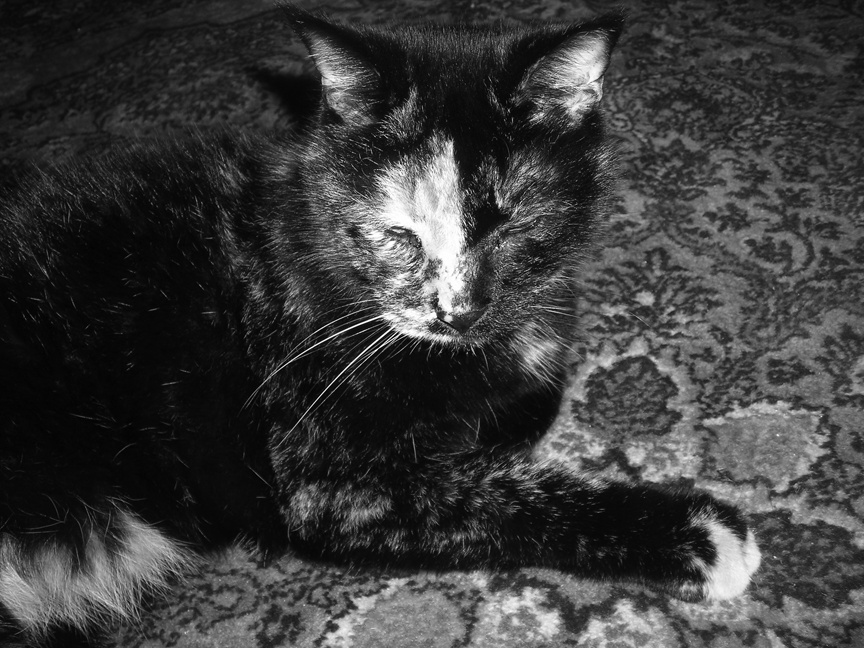
#> input picture python物理建模初学者指南/bwCat.tif, 864 x 648 px, found by its file name; its folder holds only this picture in this run
$ jupyter execute Python-Chapter8.ipynb   (shell and % lines are left out)
#> lines starting #> are read from the running program, lines starting #| are printed output that depends on the picture
# 第八章：第三次上机实验

<h3>本次上机实验的目标是：</h3>
<ul>
<li>探索在各种图像上做局部平均的效果。</li>
    <li>查看如何使用这种平均对图像降噪。</li>
    <li>使用特定的滤波器增强指定的图像特性。</li>
</ul>

## 8.1 卷积

我们在《概率论与数理统计》中学过卷积，两个随机变量和的分布是一个卷积公式. 这里我们来看一下卷积的一些应用

对图像数组$I$使用滤波器数组$F$做二维离散卷积$C$的通用定义是:
    $$C_{i,j}=\sum_{k,l}F_{k,l}I_{i-k,j-l}$$
求和的范围是所有分别指向数组$F$和$I$的合法条目的$k$值和$l$值.

#### 练习8A

(a) 考虑一个小转换，其中数组$F$是一个$1\times1$的矩阵, 唯一的元素是1. 解释为什么在这种情况下数组$C$和$I$是相同的？

答：因为$F$只有一个元素且值为1, 那么$k,l$的取值均为0，$i-k,j-l$的范围就是原来$I$数组的下标范围, 又因为$F$的值为1, 所以$C$和$I$大小和形状相同.

(b) 假定数组$F$的大小是$m\times n$, 数组$I$的大小是$M\times N$. 解释为什么数组$C$的大小是$(M+m-1)\times(N+n-1)$?

答：$C$的大小可以由$i,j$的变化范围确定, $i,j$的最小值均为0，当$k$取到最大值$m-1$时，$i-k$的最大值是$M-1$, $i$的最大值是$M+m-2$, 即$i$的变化范围是[0,$M+m-2$], 一共$M+m-1$个元素, 同理可得$j$的变化范围.

### 8.1.1 Python的图像处理工具

scipy.ndimage是SciPy下面的一共图像函数库, 我们把它导入成sim

sim.convolve是scipy.ndimage中的一个函数，用help可以看到更多的信息

我们来探索一下卷积的应用.

[cell 1]
import scipy.ndimage as sim, numpy as np, matplotlib.pyplot as plt
import matplotlib as mpl
mpl.rcParams['font.sans-serif'] = ['FangSong'] # 指定默认字体
mpl.rcParams['axes.unicode_minus'] = False # 解决保存图像是负号'-'显示为方块的问题

[cell 2]
impulse = np.zeros((51, 51)) #产生一个2维零数组
impulse[25,25] = 1.0         #二维零数组的中间点值设为1
my_filter_small = np.ones((3,3))/9     #设置一共均匀的方形数组，数组所有值的和为1
response = sim.convolve(impulse, my_filter_small)  #调用函数做卷积
plt.imshow(response)
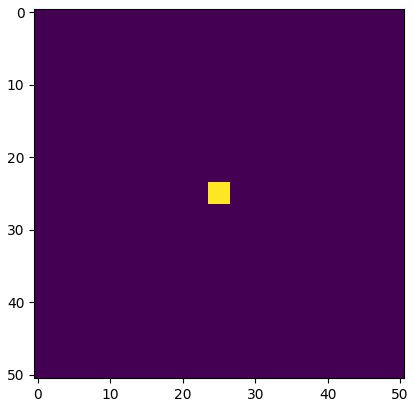
#> figure drawn by matplotlib, 1 panel

impulse和response两个数组大小一样, 这个是sim.convolve的缺省设置mode='reflect', 通过help可以查看其它选择.

由公式(8.1)：

$C[0,0]=F[0,0]\times I[0,0],$

$C[M+m-2, N+n-2] = F[m-1, n-1]\times I[M-1, N-1]$

所以卷积生成的图像边缘会产生失真. mode='reflect'会对边缘进行修剪, 返回卷积图像的中心部分.

### 8.1.2 图像平均

一个简单的滤波器会对每个指定区域中的点分配同样的权重。在卷积后的图像中，每个点是原始图像中近邻点的平均值

获取数据集16catphoto的图像

[cell 3]
filepath = r'D:\我的课程\计算物理\Datasets\16catphoto\\'
photo = plt.imread(filepath + 'bwCat.tif')
#> photo is the input picture: shape (648, 864); min 0, max 255, mean 59.2
plt.imshow(photo,cmap='gray')

#### 任务

##### (a) 用前面例子定义的滤波器，调用sim.convolve做卷积, 并与sim.uniform_filter做比较

[cell 4]
#这里%%time是ipython的魔法命令, 可以返回程序运行时间估计
plt.figure('sim.convolve')
response= sim.convolve(photo, my_filter_small)
plt.imshow(response,cmap='gray')

[cell 5]
response2 = sim.uniform_filter(photo) #使用程序库自带均匀滤波器
plt.figure('uniform_filter')
plt.imshow(response2,cmap='gray')

##### (b) 使用一个具有适当值的$15\times 15$的数组，构成一共大正方形滤波器, 重复(a)中的操作

[cell 6]
my_filter_big = np.ones((15,15))*1/225
response = sim.convolve(photo, my_filter_big)
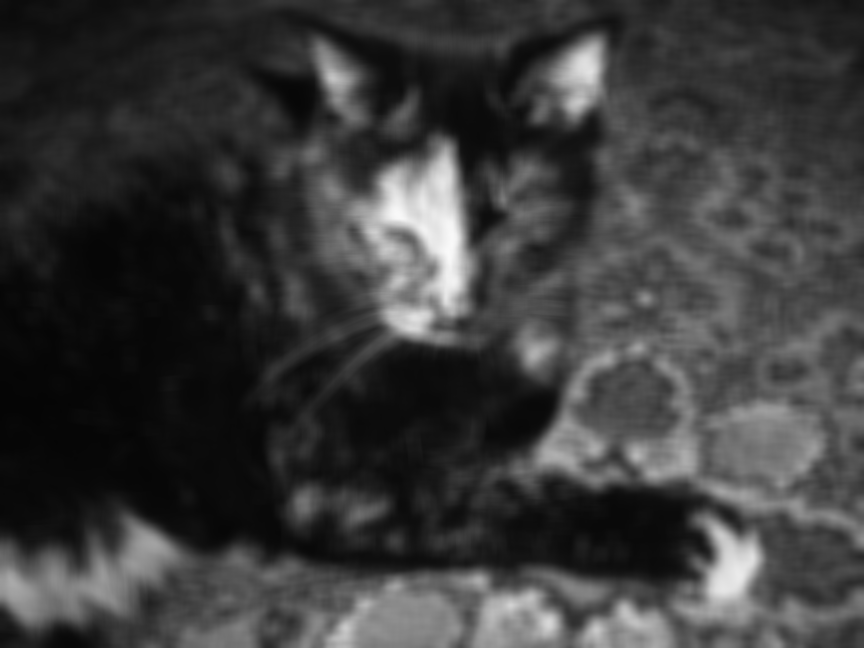
#> response: shape (648, 864); min 5, max 250, mean 58.7
plt.figure('big filter')
plt.imshow(response, cmap='gray')

[cell 7]
response2 = sim.uniform_filter(photo,size=15)
plt.figure('uniform_filter')
plt.imshow(response2,cmap='gray')

##### (c) 使用公式(8.1)的定义编写程序， 显示卷积生成的图像，图像中的每个点是原始图像中邻近像素的平均值.

[cell 8]
def myConvolve(func,img):
    """
    公式(8.1) C_{i,j} = sum_{k,l}{F_{k,l}*I_{i-k,j-l}}
    """
    ni, nj = img.shape
    nk, nl = func.shape
#> nk = 648; nl = 864
    c = np.zeros((ni+nk-1, nj+nl-1))
    for i in range(ni+nk-1):
        for j in range(nj+nl-1):
            s = 0.
            for k in range(min(i, nk)):
                for l in range(min(j, nl)):
                    if (i-k)<ni and (j-l)<nj:
                        s += func[k,l]*img[i-k, j-l]
            c[i,j] = s
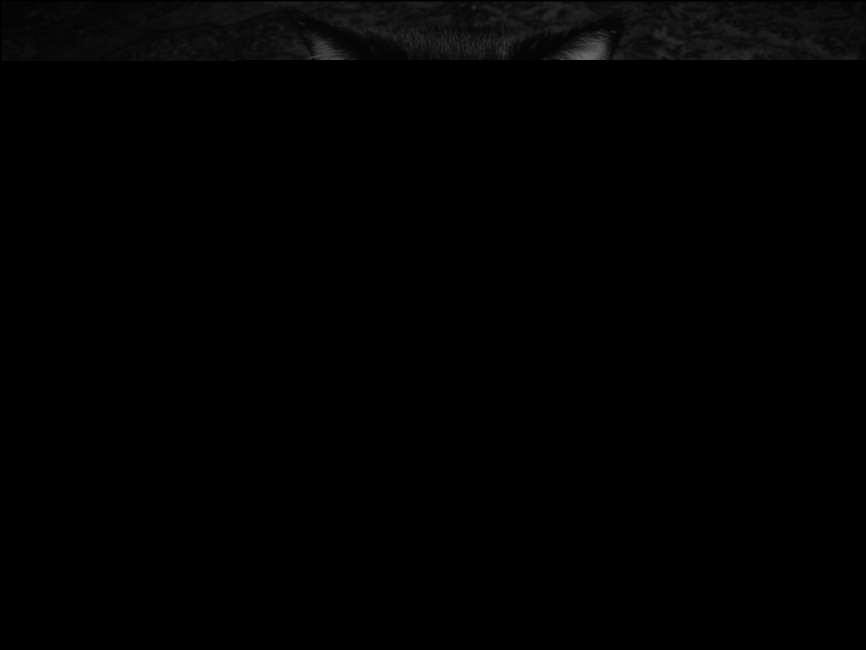
#> c: shape (650, 866) float64; min 0, max 107, mean 1.6
    return c
